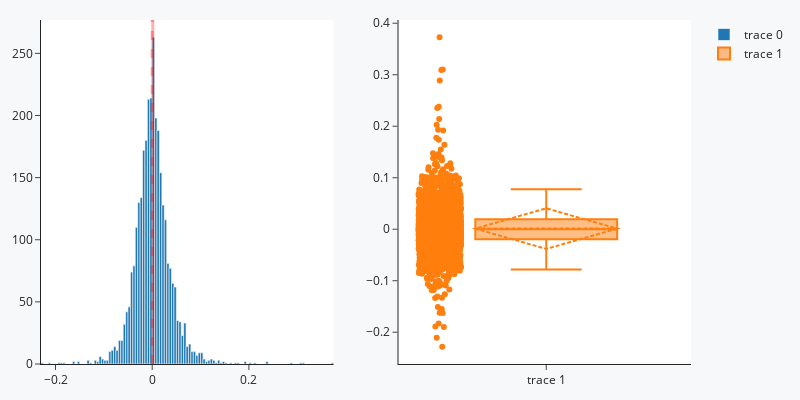

The code cell stored with this chart in its notebook:
### Code cell
fig = make_subplots(rows = 1, cols = 2)

fig.add_trace(go.Histogram(x=mglu_var),row=1,col=1)
fig.add_vline(x=np.mean(mglu_var), line_width=3,  line_color="red", row=1,col=1)
fig.add_vline(x=np.median(mglu_var), line_width=3, line_dash="dash", line_color="red",row=1,col=1)


fig.add_trace(go.Box(y=mglu_var, boxpoints='all', boxmean='sd'),row=1,col=2)

fig.update_layout(width=800, height=400, template = 'simple_white', 
                    paper_bgcolor="#f7f8fa", margin=dict(l=20, r=20, t=20, b=20),
                    showlegend=True)

### Figure 1 — Plotly figure (JSON) as saved in the notebook; plotly's stock layout.template omitted (floating-point values rounded to 4 significant figures; data arrays with more than 128 entries replaced by an {"elided": "..."} marker saying what was removed)
{"data": [{"type": "histogram", "x": {"elided": "3113 float values"}, "xaxis": "x", "yaxis": "y"}, {"boxmean": "sd", "boxpoints": "all", "type": "box", "xaxis": "x2", "y": {"elided": "3113 float values"}, "yaxis": "y2"}], "layout": {"height": 400, "margin": {"b": 20, "l": 20, "r": 20, "t": 20}, "paper_bgcolor": "#f7f8fa", "shapes": [{"line": {"color": "red", "width": 3}, "type": "line", "x0": 0.0012, "x1": 0.0012, "xref": "x", "y0": 0, "y1": 1, "yref": "y domain"}, {"line": {"color": "red", "dash": "dash", "width": 3}, "type": "line", "x0": 0, "x1": 0, "xref": "x", "y0": 0, "y1": 1, "yref": "y domain"}], "showlegend": true, "width": 800, "xaxis": {"anchor": "y", "domain": [0, 0.45]}, "xaxis2": {"anchor": "y2", "domain": [0.55, 1]}, "yaxis": {"anchor": "x", "domain": [0, 1]}, "yaxis2": {"anchor": "x2", "domain": [0, 1]}}}
